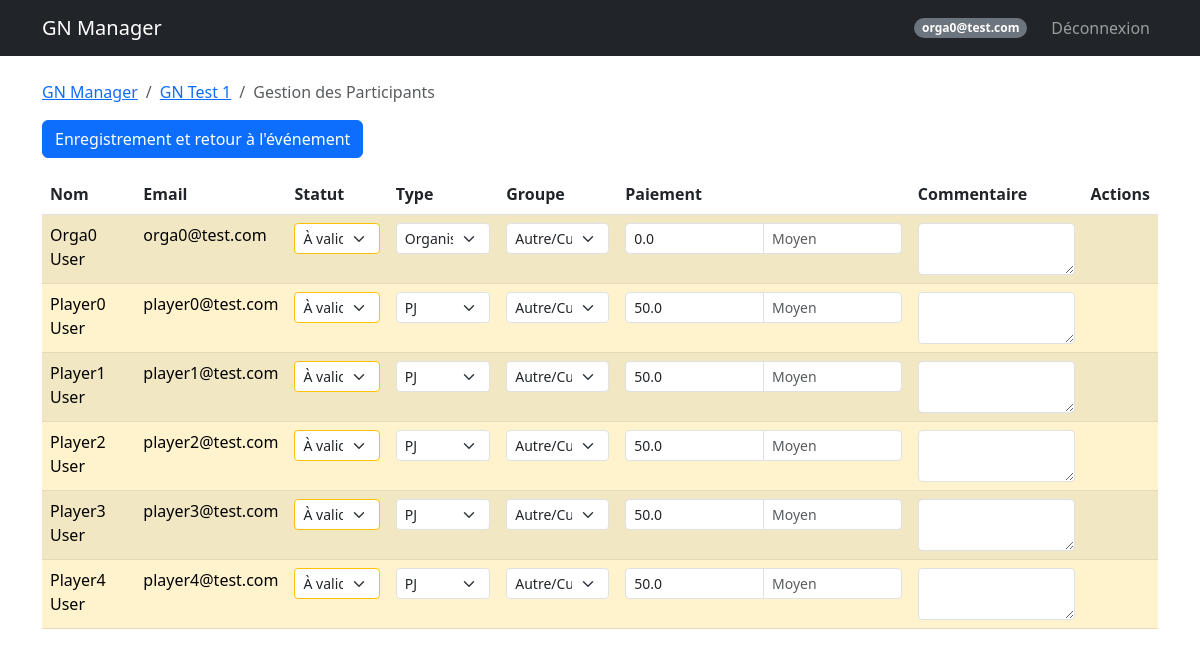
Page /event/1/participants (signed in) on the earlier database version.
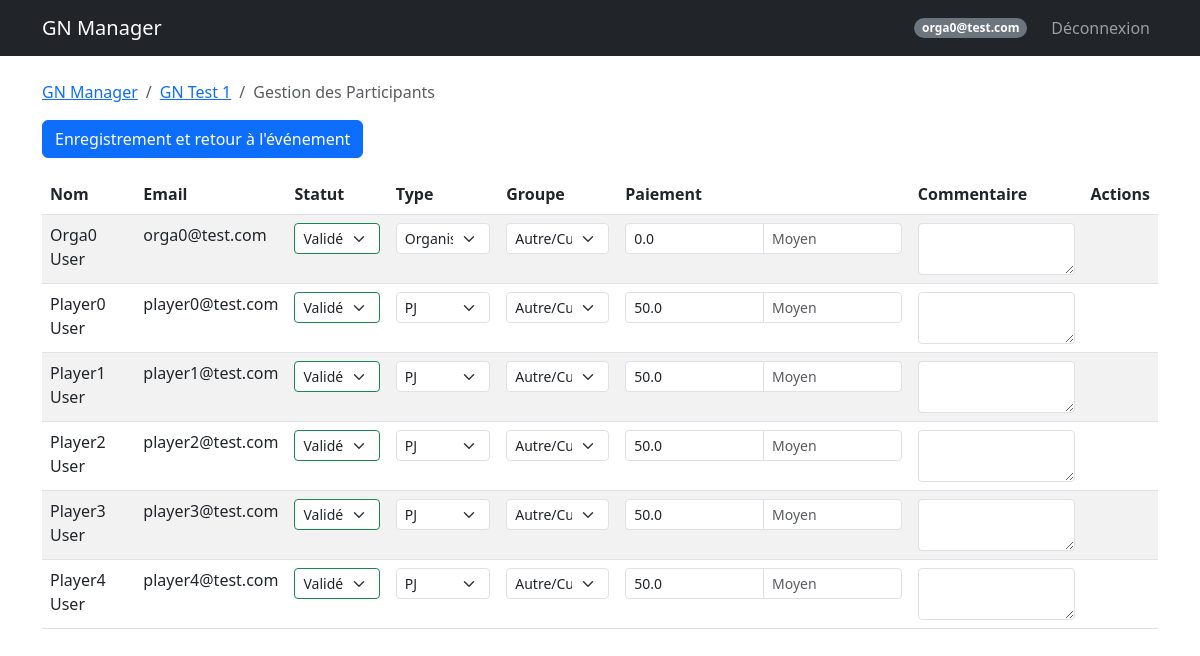
Same page on the later database version.
### models.py (models this page shows, shortened)
class User(UserMixin, db.Model):
    id = db.Column(db.Integer, primary_key=True)
    email = db.Column(db.String(120), unique=True, nullable=False)
    password_hash = db.Column(db.String(128))
    nom = db.Column(db.String(80))
    prenom = db.Column(db.String(80))
    age = db.Column(db.Integer)
    genre = db.Column(db.String(20))
    avatar_url = db.Column(db.String(200))
    role = db.Column(db.String(20), default='user') # createur, sysadmin, user
    is_banned = db.Column(db.Boolean, default=False)
    is_deleted = db.Column(db.Boolean, default=False) # Soft delete
    @property
    def is_admin(self):
        return self.role in ['createur', 'sysadmin']

class Event(db.Model):
    id = db.Column(db.Integer, primary_key=True)
    name = db.Column(db.String(100), nullable=False)
    description = db.Column(db.Text) # Added
    date_start = db.Column(db.DateTime, nullable=False)
    date_end = db.Column(db.DateTime, nullable=False)
    location = db.Column(db.String(200))
    background_image = db.Column(db.String(200))
    visibility = db.Column(db.String(20), default='public') # public, private
    organizer_structure = db.Column(db.String(100))
    external_link = db.Column(db.String(255)) # Added (Google Forms)
    statut = db.Column(db.String(50), default='En préparation') # Added 'statut' as per user correctness
    groups_config = db.Column(db.Text, default='{"PJ": ["Peu importe"], "PNJ": ["Peu importe"], "Organisateur": ["Peu importe"]}') # JSON stored as string

class Participant(db.Model):
    id = db.Column(db.Integer, primary_key=True)
    event_id = db.Column(db.Integer, db.ForeignKey('event.id'), nullable=False)
    user_id = db.Column(db.Integer, db.ForeignKey('user.id'), nullable=False)
    type = db.Column(db.String(50)) # Organisateur, PJ, PNJ
    group = db.Column(db.String(50))
    role_id = db.Column(db.Integer, db.ForeignKey('role.id', use_alter=True, name='fk_participant_role'), nullable=True)
    role_communicated = db.Column(db.Boolean, default=False)
    role_received = db.Column(db.Boolean, default=False) # Added
    registration_status = db.Column(db.String(50), default='À valider') # Added
    payment_method = db.Column(db.String(50))
    payment_amount = db.Column(db.Float, default=0.0)
    payment_comment = db.Column(db.Text) # Added separate comment for payment if needed, or use generic comment
    comment = db.Column(db.Text)
    custom_image = db.Column(db.String(200))
    user = db.relationship('User', backref='participations')
    event = db.relationship('Event', backref='participants')
    role = db.relationship('Role', foreign_keys=[role_id], backref='participants_with_role')

### routes.py (the view)
@main.route('/event/<int:event_id>/participants')
@login_required
def manage_participants(event_id):
    event = Event.query.get_or_404(event_id)
    me = Participant.query.filter_by(event_id=event.id, user_id=current_user.id).first()
    if not me or me.type != 'organisateur':
        flash('Accès réservé aux organisateurs.', 'danger')
        return redirect(url_for('main.event_detail', event_id=event.id))
    participants = Participant.query.filter_by(event_id=event.id).all()
    for p in participants:
        p.user = User.query.get(p.user_id)
    for p in participants:
        p.user = User.query.get(p.user_id)
    groups_config = json.loads(event.groups_config or '{}')
    groups_config = json.loads(event.groups_config or '{}')
    breadcrumbs = [
        ('GN Manager', '/dashboard'),
        (event.name, url_for('main.event_detail', event_id=event.id)),
        ('Gestion des Participants', '#')
    ]
    return render_template('manage_participants.html', event=event, participants=participants, groups_config=groups_config, breadcrumbs=breadcrumbs)

### templates/manage_participants.html (shortened to what this page needs)
{% extends "base.html" %}
{% block content %}
<form method="POST" action="/event/{{ event.id }}/participants/bulk_update">
    <button type="submit" class="btn btn-primary mb-3">Enregistrement et retour à l'événement</button>
    <div class="table-responsive">
        <table class="table table-striped">
            <thead>
                <tr>
                    <th>Nom</th>
                    <th>Email</th>
                    <th>Statut</th>
                    <th>Type</th>
                    <th>Groupe</th>
                    <th>Paiement</th>
                    <th>Commentaire</th>
                    <th>Actions</th>
                </tr>
            </thead>
            <tbody>
                {% for p in participants %}
                <tr
                    class="{{ 'table-warning' if p.registration_status == 'À valider' else 'table-danger' if p.registration_status == 'Rejeté' else '' }}">
                    <td>{{ p.user.nom }} {{ p.user.prenom }}</td>
                    <td>{{ p.user.email }}</td>
                    <td>
                        <select name="status_{{ p.id }}"
                            class="form-select form-select-sm {{ 'border-danger' if p.registration_status=='Rejeté' else 'border-success' if p.registration_status=='Validé' else 'border-warning' }}">
                            <option value="À valider" {% if p.registration_status=='À valider' %}selected{% endif %}>À
                                valider</option>
                            <option value="Validé" {% if p.registration_status=='Validé' %}selected{% endif %}>Validé
                            </option>
                        </select>
                    </td>
                    <td>
                        <select name="type_{{ p.id }}" class="form-select form-select-sm">
                            <option value="organisateur" {% if p.type=='organisateur' %}selected{% endif %}>Organisateur
                            </option>
                            <option value="PJ" {% if p.type=='PJ' %}selected{% endif %}>PJ</option>
                        </select>
                    </td>
                    <td>
                        <select name="group_{{ p.id }}" class="form-select form-select-sm">
                            {% set p_groups = groups_config.get(p.type, ['Peu importe']) %}
                            {% if p.type == 'organisateur' %}{% set p_groups = groups_config.get('Organisateur', ['Peu
                            importe']) %}{% endif %}
                            <option value="Autre" {% if p.group not in p_groups %}selected{% endif %}>Autre/Custom
                            </option>
                        </select>
                    </td>
                    <td>
                        <div class="input-group input-group-sm">
                            <input type="number" step="0.01" name="pay_amount_{{ p.id }}" value="{{ p.payment_amount }}"
                                class="form-control">
                            <input type="text" name="pay_method_{{ p.id }}" value="{{ p.payment_method or '' }}"
                                class="form-control" placeholder="Moyen">
                        </div>
                    </td>
                    <td><textarea name="comment_{{ p.id }}"
                            class="form-control form-control-sm">{{ p.comment or '' }}</textarea>
                    </td>
                    <td>
                    </td>
                </tr>
                {% endfor %}
            </tbody>
        </table>
    </div>
    {% endblock %}

### templates/base.html (shortened to what this page needs)
<!DOCTYPE html>
<html lang="fr">
<head>
    <link href="https://cdn.jsdelivr.net/npm/bootstrap@5.3.0/dist/css/bootstrap.min.css" rel="stylesheet">
    <link rel="stylesheet" href="https://cdn.jsdelivr.net/npm/bootstrap-icons@1.11.3/font/bootstrap-icons.min.css">
</head>
<body>
    <nav class="navbar navbar-expand-lg navbar-dark bg-dark">
        <div class="container">
            <a class="navbar-brand" href="/">GN Manager</a>
            {% if current_user.is_authenticated %}
            <div class="navbar-nav ms-auto align-items-center">
                <span class="badge bg-secondary rounded-pill me-3">{{ current_user.email }}</span>
                <a class="nav-link" href="/logout">Déconnexion</a>
            </div>
            {% endif %}
        </div>
    </nav>
    <div class="container mt-4">
        {% if breadcrumbs %}
        <nav aria-label="breadcrumb">
            <ol class="breadcrumb">
                {% for label, url in breadcrumbs %}
                {% if loop.last %}
                <li class="breadcrumb-item active" aria-current="page">{{ label }}</li>
                {% else %}
                <li class="breadcrumb-item"><a href="{{ url }}">{{ label }}</a></li>
                {% endif %}
                {% endfor %}
            </ol>
        </nav>
        {% endif %}
        {% block content %}{% endblock %}
    </div>
</body>
</html>

Differences in the rows shown:
changed Participant "Organisateur": registration_status "À valider" → "Validé" (drawn); registration_status+id "À valider" → "Validé"
changed Participant "Player0": registration_status "À valider" → "Validé" (drawn); registration_status+id "À valider" → "Validé"
changed Participant "Player1": registration_status "À valider" → "Validé" (drawn); registration_status+id "À valider" → "Validé"
changed Participant "Player2": registration_status "À valider" → "Validé" (drawn); registration_status+id "À valider" → "Validé"
changed Participant "Player3": registration_status "À valider" → "Validé" (drawn); registration_status+id "À valider" → "Validé"
changed Participant "Player4": registration_status "À valider" → "Validé" (drawn); registration_status+id "À valider" → "Validé"
